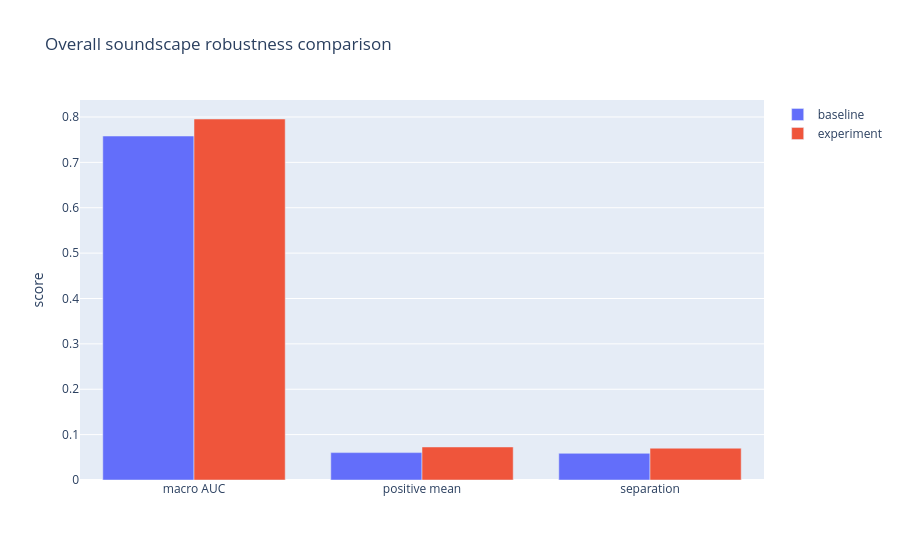
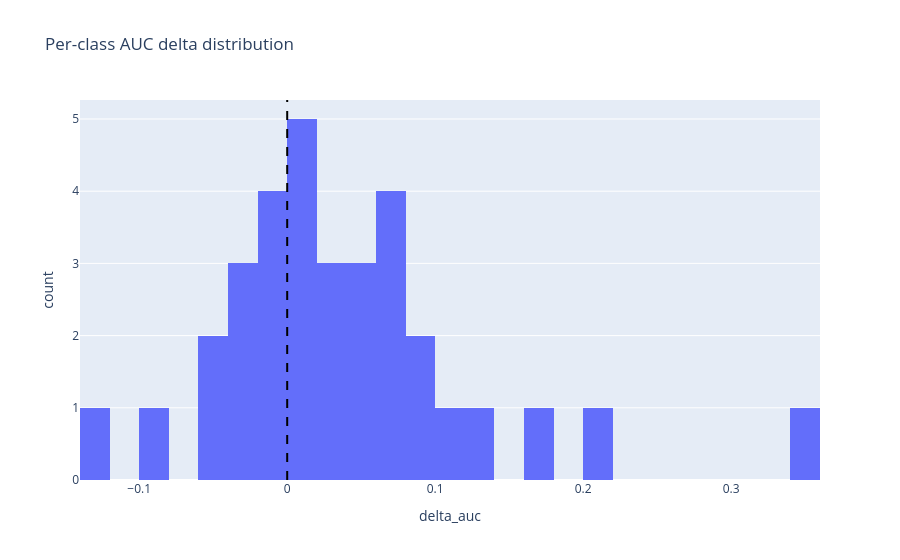
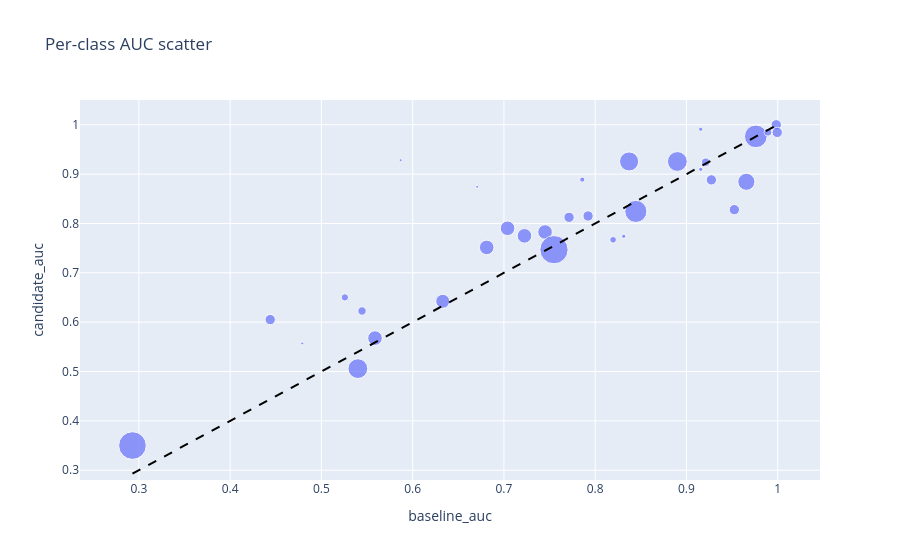

Notebook source saved alongside these figures, in order:
### Code cell
overall_fig = go.Figure()
overall_fig.add_trace(go.Bar(name=BASELINE_NAME, x=["macro AUC", "positive mean", "separation"], y=[overall_metrics["baseline_auc"], overall_metrics["baseline_positive_mean"], overall_metrics["baseline_separation"]]))
overall_fig.add_trace(go.Bar(name=CANDIDATE_NAME, x=["macro AUC", "positive mean", "separation"], y=[overall_metrics["candidate_auc"], overall_metrics["candidate_positive_mean"], overall_metrics["candidate_separation"]]))
overall_fig.update_layout(title="Overall soundscape robustness comparison", barmode="group", yaxis_title="score")
overall_fig.show()

hist_fig = px.histogram(per_class_df, x="delta_auc", nbins=40, title="Per-class AUC delta distribution")
hist_fig.add_vline(x=0.0, line_dash="dash", line_color="black")
hist_fig.show()

scatter_fig = px.scatter(per_class_df, x="baseline_auc", y="candidate_auc", size="positive_count", hover_name="label", title="Per-class AUC scatter")
min_val = float(min(per_class_df["baseline_auc"].min(), per_class_df["candidate_auc"].min()))
max_val = float(max(per_class_df["baseline_auc"].max(), per_class_df["candidate_auc"].max()))
scatter_fig.add_shape(type="line", x0=min_val, y0=min_val, x1=max_val, y1=max_val, line=dict(color="black", dash="dash"))
scatter_fig.show()

### Figure 1 — Plotly figure (JSON) as saved in the notebook; plotly's stock layout.template omitted (floating-point values rounded to 4 significant figures)
{"data": [{"name": "baseline", "type": "bar", "x": ["macro AUC", "positive mean", "separation"], "y": [0.7581, 0.06036, 0.05875]}, {"name": "experiment", "type": "bar", "x": ["macro AUC", "positive mean", "separation"], "y": [0.7956, 0.07282, 0.0701]}], "layout": {"barmode": "group", "title": {"text": "Overall soundscape robustness comparison"}, "yaxis": {"title": {"text": "score"}}}}

### Figure 2 — Plotly figure (JSON) as saved in the notebook; plotly's stock layout.template omitted (floating-point values rounded to 4 significant figures)
{"data": [{"bingroup": "x", "hovertemplate": "delta_auc=%{x}<br>count=%{y}<extra></extra>", "legendgroup": "", "marker": {"color": "#636efa", "pattern": {"shape": ""}}, "name": "", "nbinsx": 40, "orientation": "v", "showlegend": false, "type": "histogram", "x": [0.3413, 0.2036, 0.1613, 0.1245, 0.103, 0.08853, 0.08623, 0.07813, 0.07784, 0.0753, 0.07031, 0.05701, 0.05237, 0.04113, 0.03762, 0.03556, 0.02297, 0.00934, 0.00897, 0.003125, 0.001603, 0.0004702, -0.004437, -0.006024, -0.007977, -0.01496, -0.02011, -0.03409, -0.039, -0.05276, -0.05723, -0.08126, -0.1245], "xaxis": "x", "yaxis": "y"}], "layout": {"barmode": "relative", "legend": {"tracegroupgap": 0}, "shapes": [{"line": {"color": "black", "dash": "dash"}, "type": "line", "x0": 0, "x1": 0, "xref": "x", "y0": 0, "y1": 1, "yref": "y domain"}], "title": {"text": "Per-class AUC delta distribution"}, "xaxis": {"anchor": "y", "domain": [0, 1], "title": {"text": "delta_auc"}}, "yaxis": {"anchor": "x", "domain": [0, 1], "title": {"text": "count"}}}}

### Figure 3 — Plotly figure (JSON) as saved in the notebook; plotly's stock layout.template omitted (floating-point values rounded to 4 significant figures)
{"data": [{"hovertemplate": "<b>%{hovertext}</b><br><br>baseline_auc=%{x}<br>candidate_auc=%{y}<br>positive_count=%{marker.size}<extra></extra>", "hovertext": ["limpki", "47158son05", "47158son17", "litnig1", "116570", "23158", "47158son13", "47158son10", "ruther1", "orwpar", "47158son23", "517063", "47158son22", "1491113", "47158son25", "66971", "25092", "47158son21", "22967", "undtin1", "chvcon1", "555146", "chacha1", "magant1", "65380", "whtdov", "24321", "22973", "47158son01", "47158son08", "trsowl", "24279", "47158son07"], "legendgroup": "", "marker": {"color": "#636efa", "size": [1, 1, 12, 6, 3, 41, 24, 8, 1, 2, 24, 86, 24, 12, 24, 44, 12, 22, 24, 8, 12, 58, 7, 2, 90, 12, 55, 44, 12, 5, 2, 33, 12], "sizemode": "area", "sizeref": 0.225, "symbol": "circle"}, "mode": "markers", "name": "", "orientation": "v", "showlegend": false, "type": "scatter", "x": [0.5868, 0.6707, 0.4439, 0.5257, 0.7859, 0.8371, 0.704, 0.5445, 0.479, 0.9157, 0.6811, 0.293, 0.7225, 0.7714, 0.7451, 0.89, 0.7922, 0.6329, 0.5587, 0.9211, 0.9984, 0.976, 0.9894, 0.9157, 0.7548, 0.9995, 0.8446, 0.54, 0.9274, 0.8196, 0.8313, 0.9657, 0.9525], "xaxis": "x", "y": [0.9281, 0.8743, 0.6052, 0.6502, 0.8889, 0.9257, 0.7902, 0.6227, 0.5569, 0.991, 0.7514, 0.35, 0.7749, 0.8125, 0.7827, 0.9256, 0.8152, 0.6423, 0.5677, 0.9242, 1.0, 0.9765, 0.9849, 0.9096, 0.7469, 0.9845, 0.8245, 0.5059, 0.8884, 0.7669, 0.7741, 0.8844, 0.828], "yaxis": "y"}], "layout": {"legend": {"itemsizing": "constant", "tracegroupgap": 0}, "shapes": [{"line": {"color": "black", "dash": "dash"}, "type": "line", "x0": 0.293, "x1": 1, "y0": 0.293, "y1": 1}], "title": {"text": "Per-class AUC scatter"}, "xaxis": {"anchor": "y", "domain": [0, 1], "title": {"text": "baseline_auc"}}, "yaxis": {"anchor": "x", "domain": [0, 1], "title": {"text": "candidate_auc"}}}}
